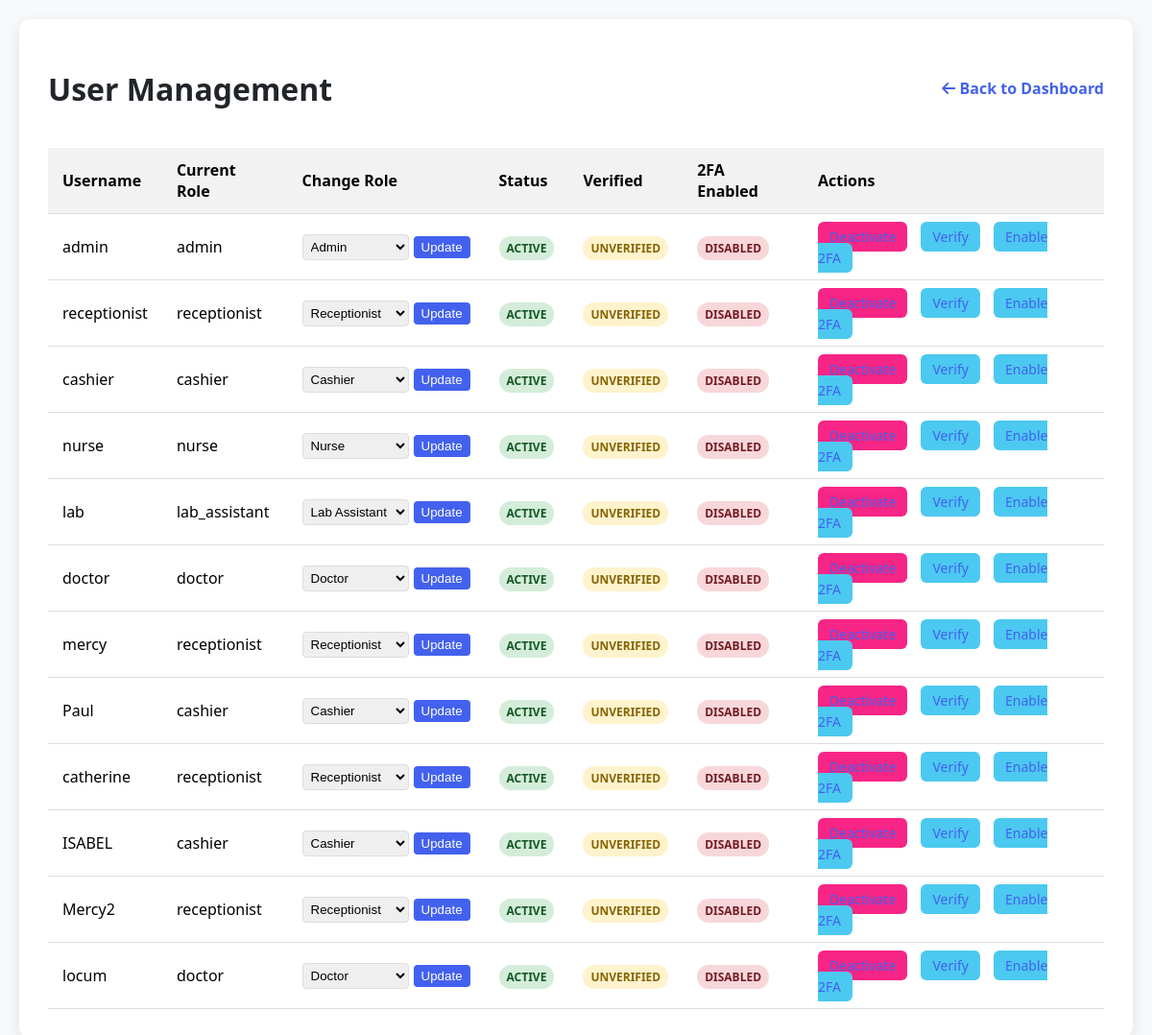
The page /admin/users (signed in) on the database its author committed.
### tables this page shows
CREATE TABLE users (
                user_id TEXT PRIMARY KEY,
                username TEXT UNIQUE,
                password_salt TEXT,
                password_hash TEXT,
                role TEXT,
                is_active INTEGER,
                is_verified INTEGER,
                otp_enabled INTEGER,
                otp_secret TEXT
            , is_deleted INTEGER DEFAULT 0, deleted_at TEXT);

### app.py (the view)
@app.route('/admin/users')
@admin_required
def admin_users():
    page = request.args.get('page', 1, type=int)
    search_term = request.args.get('search', '').strip()
    per_page = 20
    all_users = hms.users
    if search_term:
        all_users = [u for u in all_users if
                     search_term.lower() in u.username.lower() or
                     search_term.lower() in u.role.lower()]
    total_count = len(all_users)
    users_slice, total_pages = paginate_list(all_users, page, per_page)
    return render_template('admin_users.html', users=users_slice, page=page,
                           total_pages=total_pages, total_count=total_count,
                           search_term=search_term, active_page='admin')

### app.py (called while the page is built)
def admin_required(f):
    @wraps(f)
    def decorated_function(*args, **kwargs):
        if session.get('role', '').strip().lower() not in ['admin', 'admin doctor', 'admin_doctor']:
            flash('Admin access required', 'error')
            return redirect(url_for('dashboard'))
        return f(*args, **kwargs)
    return decorated_function

def paginate_list(items, page, per_page=20):
    total = len(items)
    total_pages = (total + per_page - 1) // per_page
    start = (page - 1) * per_page
    end = start + per_page
    return items[start:end], total_pages

@app.before_request
def require_login():
    allowed_routes = ['login', 'register', 'static']
    if request.endpoint not in allowed_routes and 'user_id' not in session:
        return redirect(url_for('login'))

@app.context_processor
def inject_user():
    username = session.get('username')
    role = session.get('role')
    unread = 0
    if username:
        unread = hms.get_unread_count(username, role)
    return dict(current_user=username, current_role=role, unread_messages_count=unread, hms=hms)

### database/db_manager.py (called while the page is built)
    def get_connection(self):
        conn = sqlite3.connect(self.db_file)
        conn.row_factory = sqlite3.Row
        return conn

    def _row_to_obj(self, cls: Type[T], row: sqlite3.Row) -> T:
        d = dict(row)
        for field in fields(cls):
            if field.type in (dict, Dict[str, Any], list, List[Any]) and d.get(field.name):
                try:
                    d[field.name] = json.loads(d[field.name])
                except:
                    pass
            elif field.type == bool and field.name in d:
                d[field.name] = bool(d[field.name])
        allowed = {f.name for f in fields(cls)}
        filtered = {k: v for k, v in d.items() if k in allowed}
        return cls(**filtered)

### main.py (called while the page is built)
    @property
    def users(self) -> List[User]:
        return self.db.get_all(User, 'users', limit=10000)

    def get_unread_count(self, user_id: str, role: str) -> int:
        conn = self.db.get_connection()
        cursor = conn.cursor()
        cursor.execute("""
            SELECT COUNT(*) FROM messages
            WHERE is_read = 0 AND (recipient_id = ? OR recipient_id = ? OR recipient_id = 'all')
        """, (user_id, role))
        count = cursor.fetchone()[0]
        conn.close()
        return count

### templates/admin_users.html (shortened to what this page needs)
<!DOCTYPE html>
<html lang="en">
<head>
    <link href="https://cdnjs.cloudflare.com/ajax/libs/font-awesome/6.0.0/css/all.min.css" rel="stylesheet">
</head>
<body>
    <div class="container">
        <div class="header-actions">
            <h1>User Management</h1>
            <a href="{{ url_for('dashboard') }}" class="back-link"><i class="fas fa-arrow-left"></i> Back to Dashboard</a>
        </div>
        <table class="user-table">
            <thead>
                <tr>
                    <th>Username</th>
                    <th>Current Role</th>
                    <th>Change Role</th>
                    <th>Status</th>
                    <th>Verified</th>
                    <th>2FA Enabled</th>
                    <th>Actions</th>
                </tr>
            </thead>
            <tbody>
                {% for user in users %}
                <tr>
                    <td>{{ user.username }}</td>
                    <td>{{ user.role }}</td>
                    <td>
                        <form action="{{ url_for('update_user_role') }}" method="POST" class="role-form">
                            <select name="role" class="role-select">
                                <option value="admin" {% if user.role == 'admin' %}selected{% endif %}>Admin</option>
                                <option value="doctor" {% if user.role == 'doctor' %}selected{% endif %}>Doctor</option>
                                <option value="nurse" {% if user.role == 'nurse' %}selected{% endif %}>Nurse</option>
                                <option value="receptionist" {% if user.role == 'receptionist' %}selected{% endif %}>Receptionist</option>
                                <option value="cashier" {% if user.role == 'cashier' %}selected{% endif %}>Cashier</option>
                                <option value="lab_assistant" {% if user.role == 'lab_assistant' %}selected{% endif %}>Lab Assistant</option>
                            </select>
                            <button type="submit" class="btn-update">Update</button>
                        </form>
                    </td>
                    <td>
                        <span class="status-badge {{ 'status-active' if user.is_active else 'status-inactive' }}">
                            {{ 'Active' if user.is_active else 'Inactive' }}
                        </span>
                    </td>
                    <td>
                        <span class="status-badge {{ 'status-verified' if user.is_verified else 'status-unverified' }}">
                            {{ 'Verified' if user.is_verified else 'Unverified' }}
                        </span>
                    </td>
                    <td>
                        <span class="status-badge {{ 'status-active' if user.otp_enabled else 'status-inactive' }}">
                            {{ 'Enabled' if user.otp_enabled else 'Disabled' }}
                        </span>
                    </td>
                    <td class="actions">
                        {% if user.is_active %}
                            <a href="{{ url_for('deactivate_user', username=user.username) }}" class="btn btn-danger">Deactivate</a>
                        {% else %}
                            <a href="{{ url_for('activate_user', username=user.username) }}" class="btn btn-success">Activate</a>
                        {% endif %}
                        {% if user.is_verified %}
                            <a href="{{ url_for('unverify_user', username=user.username) }}" class="btn btn-danger">Unverify</a>
                        {% else %}
                            <a href="{{ url_for('verify_user', username=user.username) }}" class="btn btn-success">Verify</a>
                        {% endif %}
                        {% if user.otp_enabled %}
                            <a href="{{ url_for('disable_user_2fa', username=user.username) }}" class="btn btn-danger">Disable 2FA</a>
                        {% else %}
                            <a href="{{ url_for('enable_user_2fa', username=user.username) }}" class="btn btn-success">Enable 2FA</a>
                        {% endif %}
                    </td>
                </tr>
                {% endfor %}
            </tbody>
        </table>
    </div>
</body>
</html>

### templates/admin_users.html (style rules this page uses)
:root { --primary-color: #4361ee; --secondary-color: #3f37c9; --success-color: #4cc9f0; --danger-color: #f72585; --light-bg: #f8f9fa; --dark-text: #212529; --gray-text: #6c757d; }
body { font-family: 'Segoe UI', Tahoma, Geneva, Verdana, sans-serif; background-color: var(--light-bg); margin: 0; padding: 20px; }
.container { max-width: 1200px; margin: 0 auto; background: white; padding: 30px; border-radius: 12px; box-shadow: 0 5px 15px rgba(0,0,0,0.1); }
h1 { color: var(--dark-text); margin-bottom: 20px; }
.user-table { width: 100%; border-collapse: collapse; margin-top: 20px; }
.user-table th, .user-table td { padding: 12px 15px; border-bottom: 1px solid #ddd; text-align: left; }
.user-table th { background-color: #f2f2f2; font-weight: 600; }
.status-badge { padding: 4px 8px; border-radius: 12px; font-size: 12px; font-weight: 600; text-transform: uppercase; }
.status-active { background-color: #d4edda; color: #155724; }
.status-inactive { background-color: #f8d7da; color: #721c24; }
.status-unverified { background-color: #fff3cd; color: #856404; }
.actions a { color: var(--primary-color); text-decoration: none; margin-right: 10px; font-size: 14px; }
.btn { padding: 6px 12px; border: none; border-radius: 6px; color: white; cursor: pointer; font-size: 14px; text-decoration: none; }
.btn-success { background-color: var(--success-color); }
.btn-danger { background-color: var(--danger-color); }
.role-form { display: flex; gap: 5px; align-items: center; }
.role-select { padding: 4px; border-radius: 4px; border: 1px solid #ddd; }
.btn-update { padding: 4px 8px; background-color: var(--primary-color); color: white; border: none; border-radius: 4px; cursor: pointer; }
.header-actions { display: flex; justify-content: space-between; align-items: center; }
.back-link { text-decoration: none; color: var(--primary-color); font-weight: 600; }

### rows shown on the page
users: username "admin", role "admin", role "Admin", is_active "ACTIVE", is_verified "UNVERIFIED", otp_enabled "DISABLED"
users: username "receptionist", role "receptionist", role "Receptionist", is_active "ACTIVE", is_verified "UNVERIFIED", otp_enabled "DISABLED"
users: username "cashier", role "cashier", role "Cashier", is_active "ACTIVE", is_verified "UNVERIFIED", otp_enabled "DISABLED"
users: username "nurse", role "nurse", role "Nurse", is_active "ACTIVE", is_verified "UNVERIFIED", otp_enabled "DISABLED"
users: username "lab", role "lab_assistant", role "Lab Assistant", is_active "ACTIVE", is_verified "UNVERIFIED", otp_enabled "DISABLED"
users: username "doctor", role "doctor", role "Doctor", is_active "ACTIVE", is_verified "UNVERIFIED", otp_enabled "DISABLED"
users: username "mercy", role "receptionist", role "Receptionist", is_active "ACTIVE", is_verified "UNVERIFIED", otp_enabled "DISABLED"
users: username "Paul", role "cashier", role "Cashier", is_active "ACTIVE", is_verified "UNVERIFIED", otp_enabled "DISABLED"
users: username "catherine", role "receptionist", role "Receptionist", is_active "ACTIVE", is_verified "UNVERIFIED", otp_enabled "DISABLED"
users: username "ISABEL", role "cashier", role "Cashier", is_active "ACTIVE", is_verified "UNVERIFIED", otp_enabled "DISABLED"
users: username "Mercy2", role "receptionist", role "Receptionist", is_active "ACTIVE", is_verified "UNVERIFIED", otp_enabled "DISABLED"
users: username "locum", role "doctor", role "Doctor", is_active "ACTIVE", is_verified "UNVERIFIED", otp_enabled "DISABLED"
